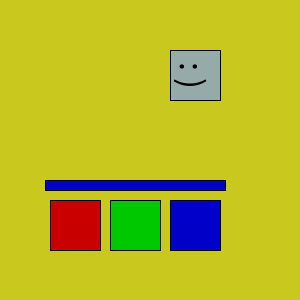
Frame 1 (no input)
Frame 60 (the mouse pressed at the canvas centre just before this capture): identical to frame 1, image omitted
Frame 120 (the mouse held since frame 60 and released just before this capture): identical to frame 1, image omitted

The Processing sketch that drew this single still picture (run headless with seeded random() and noise(); from frame 60 on, the mouse is pressed at the canvas centre):

// Processing sketch: processing_127905
// ── processing_127905.pde

color red=color(200,0,0);
color green=color(0,200,0);
color blue=color(0,0,200);
color gelb=color(200,200,30);
color zwischenSpeicher=blue;
color selected=blue;

float setrot=0f;
float setscal=1f;

void setup(){
    size(300,300);
    textAlign(CENTER,CENTER);
}

void draw(){
    background(gelb);
    if(mousePressed){
        if(constrain(mouseY,200,250)==mouseY){
            if(constrain(mouseX,50,100)==mouseX){
                zwischenSpeicher=red;
            }else
            if(constrain(mouseX,110,160)==mouseX){
                zwischenSpeicher=green;
            }else
            if(constrain(mouseX,170,220)==mouseX){
                zwischenSpeicher=blue;
            }
        }
        if(constrain(mouseY,50,100)==mouseY&&constrain(mouseX,170,220)==mouseX){
            selected=zwischenSpeicher;
            if(selected==red) {
                setrot+=PI/32f;
            }else if(selected==blue){
                setscal+=0.02f;
            }else if(selected==green){
                setscal-=0.02f;
            }
        }
    }

    fill(150,170,170);
    pushMatrix();
    translate(195,75);
    rotate(setrot);
    scale(setscal);
    rect(-25,-25,50,50);
    fill(0);
    translate(0,-1);
    scale(3);
    rotate(PI/2f);
    text(": )",0,0);
    popMatrix();

    fill(red);
    rect(50,200,50,50);
    fill(green);
    rect(110,200,50,50);
    fill(blue);
    rect(170,200,50,50);
    fill(zwischenSpeicher);
    rect(45,180,180,10);
}
